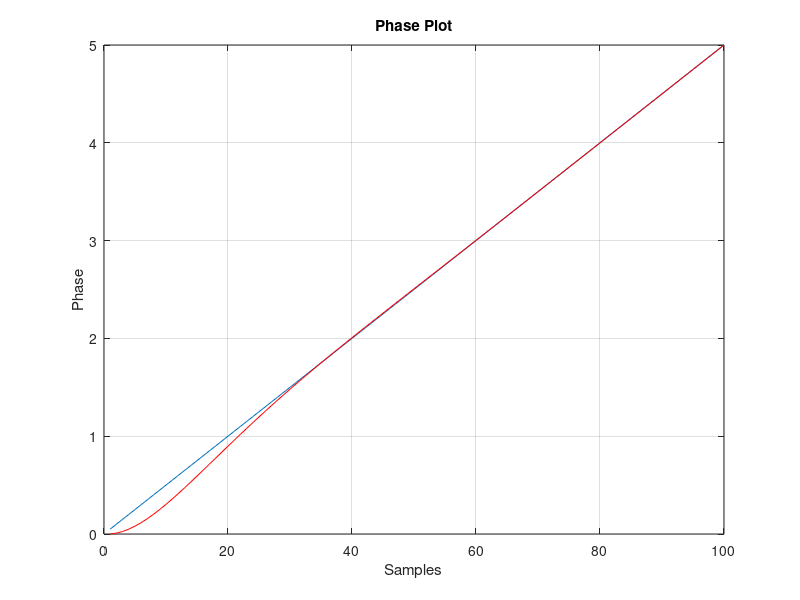

This chart was generated by the following MATLAB code:
close all;
clear all;
reg1=0; %phi(n-1)
reg2=0; %e(n-1)
reg3=0; %c(n-1)
eta=0.707;
theta=2*pi/100;
kp=((4*eta*theta)/(1+2*eta*theta+theta^2));
ki=((4*theta^2)/(1+2*eta*theta+theta^2));
d_phi_1=1/20;
n_data=100;
for nn=1:n_data
    phi1_reg(nn)=reg1+d_phi_1; %original phase
    %phase detection
    s1_reg(nn)=exp(1i*2*pi*reg1);
    s2_reg(nn)=exp(1i*2*pi*reg2);
    t=s1_reg(nn)*conj(s2_reg(nn));
    phi_error_reg(nn)=atan(imag(t)/real(t))/(2*pi); %e(n)
    %control signal
    sum1=kp*phi_error_reg(nn)+phi_error_reg(nn)*ki+reg3; %c(n)
    reg1_reg(nn)=reg1;
    reg2_reg(nn)=reg2;
    reg1=phi1_reg(nn);
    reg2=reg2+sum1;
    reg3=reg3+phi_error_reg(nn)*ki;
    %phase approx
    phi2_reg(nn)=reg2; %phi(n)
end
figure(1)
plot(phi1_reg);
hold on;
plot(phi2_reg,'r');
hold off;
grid on;
title('Phase Plot');
xlabel('Samples');
ylabel('Phase');